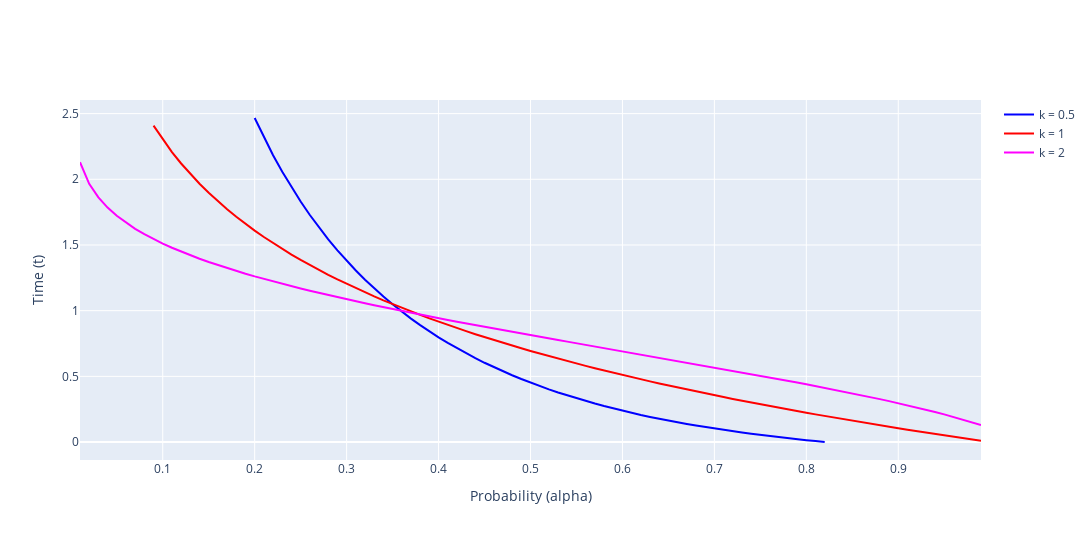

The cell this chart's notebook holds for it:
### Markdown cell above
#### Plotting

### Code cell
# @title Inverse survivability plot
fig = go.Figure()
fig.add_traces([
    go.Scatter(x=x_values, y=y_t_05, mode='lines', marker = {'color' : 'blue'}, name="k = 0.5"),
    go.Scatter(x=x_values, y=y_t_1, mode='lines', marker = {'color' : 'red'}, name="k = 1"),
    go.Scatter(x=x_values, y=y_t_2, mode='lines', marker = {'color' : 'magenta'}, name="k = 2")
])
fig.update_layout(
    height=1080*0.5,
    width=1920*0.6,
    xaxis_title="Probability (alpha)",
    yaxis_title="Time (t)"
)
fig.show()
